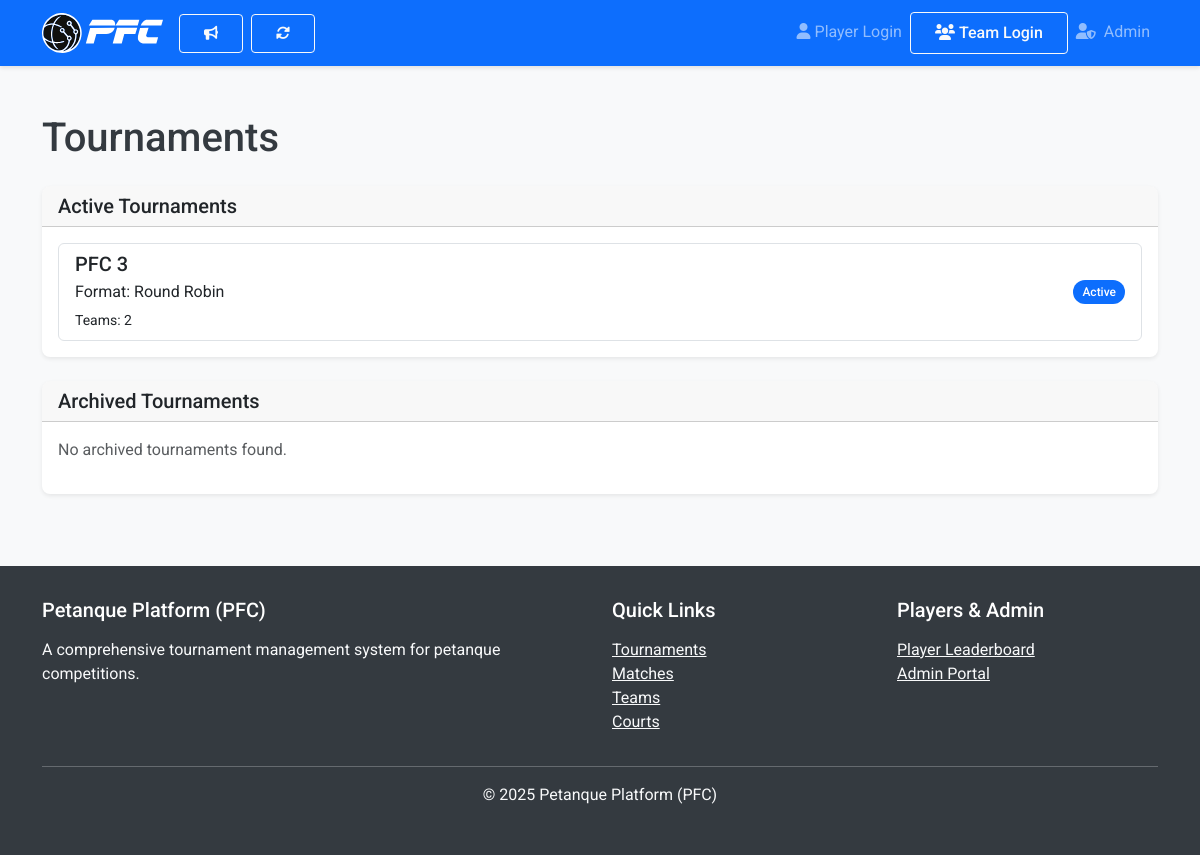
/tournaments/, run on the app's committed database.
### tournaments/models.py (models this page shows, shortened)
class Tournament(models.Model):
    TOURNAMENT_FORMATS = [
        ("round_robin", "Round Robin"),
        ("knockout", "Knockout"),
        ("swiss", "Swiss System"),
        ("multi_stage", "Multi-Stage"),
    ]
    PLAY_FORMATS = [
        ("triplets", "Triplets (3 players)"),
        ("doublets", "Doublets (2 players)"),
        ("tete_a_tete", "Tête-à-tête (1 player)"),
        ("mixed", "Mixed Formats"),
    ]
    AUTOMATION_STATUS_CHOICES = [
        ("idle", "Idle"),
        ("processing", "Processing"),
        ("error", "Error"),
        ("completed", "Completed"),
    ]
    name = models.CharField(max_length=100)
    description = models.TextField(blank=True, null=True)
    format = models.CharField(max_length=20, choices=TOURNAMENT_FORMATS, default="knockout")
    play_format = models.CharField(max_length=20, choices=PLAY_FORMATS)
    has_triplets = models.BooleanField(default=False)
    has_doublets = models.BooleanField(default=False)
    has_tete_a_tete = models.BooleanField(default=False)
    start_date = models.DateTimeField()
    end_date = models.DateTimeField()
    is_active = models.BooleanField(default=True)
    is_archived = models.BooleanField(default=False)
    is_multi_stage = models.BooleanField(default=False)
    teams = models.ManyToManyField(Team, through="TournamentTeam")
    courts = models.ManyToManyField(Court, through="TournamentCourt")
    created_at = models.DateTimeField(auto_now_add=True)
    updated_at = models.DateTimeField(auto_now=True)
    current_round_number = models.PositiveIntegerField(null=True, blank=True, default=0, help_text="Current round being played or 0 if not started")
    automation_status = models.CharField(max_length=20, choices=AUTOMATION_STATUS_CHOICES, default="idle", help_text="Status of the automated round generation")
    allowed_match_types = models.JSONField(
        default=dict,
        blank=True,
        help_text="Configuration for allowed match types (doublet, triplet, tete_a_tete) and mixed matches"
    )

### tournaments/views.py (the view)
# urls.py: path('', views.tournament_list, name='tournament_list'),
def tournament_list(request):
    active_tournaments = Tournament.objects.filter(is_active=True, is_archived=False)
    archived_tournaments = Tournament.objects.filter(is_archived=True)
    context = {
        'active_tournaments': active_tournaments,
        'archived_tournaments': archived_tournaments,
    }
    return render(request, 'tournaments/tournament_list.html', context)

### pfc_core/context_processors.py (called while the page is built)
def auth_context(request):
    codename_context = SessionManager.get_session_context(request)
    team_context = TeamSessionManager.get_team_session_data(request)
    return {
        **codename_context,
        'team_session': team_context
    }

### pfc_core/session_utils.py (called while the page is built)
    @staticmethod
    def get_logged_in_codename(request):
        if request.session.get('session_active'):
            return request.session.get('player_codename')
        return None

    @staticmethod
    def is_logged_in(request):
        return bool(request.session.get('session_active') and
                   request.session.get('player_codename'))

    @staticmethod
    def get_logged_in_pin(request):
        if request.session.get('team_session_active'):
            return request.session.get('team_pin')
        return None

    @staticmethod
    def is_team_logged_in(request):
        return bool(request.session.get('team_session_active') and
                   request.session.get('team_pin'))

### pfc_core/team_session_utils.py (called while the page is built)
    @classmethod
    def get_team_pin(cls, request):
        return request.session.get(cls.SESSION_KEY)

    @classmethod
    def get_team_name(cls, request):
        return request.session.get(cls.TEAM_NAME_KEY)

    @classmethod
    def is_team_logged_in(cls, request):
        return cls.SESSION_KEY in request.session

    @classmethod
    def get_remember_preference(cls, request):
        return request.session.get(cls.REMEMBER_KEY, False)

    @classmethod
    def get_team_session_data(cls, request):
        return {
            'team_pin': cls.get_team_pin(request),
            'team_name': cls.get_team_name(request),
            'is_logged_in': cls.is_team_logged_in(request),
            'remember_me': cls.get_remember_preference(request)
        }

### templates/tournaments/tournament_list.html (shortened to what this page needs)
{% extends 'base.html' %}
{% block content %}
<div class="container mt-4">
    <div class="row">
        <div class="col-12">
            <h1 class="mb-4">Tournaments</h1>
            <div class="card mb-4">
                <div class="card-header d-flex justify-content-between align-items-center">
                    <h5 class="mb-0">Active Tournaments</h5>
                </div>
                <div class="card-body">
                    {% if active_tournaments %}
                        <div class="list-group">
                            {% for tournament in active_tournaments %}
                                <a href="{% url 'tournament_detail' tournament.id %}" class="list-group-item list-group-item-action d-flex justify-content-between align-items-center">
                                    <div>
                                        <h5 class="mb-1">{{ tournament.name }}</h5>
                                        <p class="mb-1">Format: {{ tournament.get_format_display }}</p>
                                        <small>Teams: {{ tournament.teams.count }}</small>
                                    </div>
                                    <span class="badge bg-primary rounded-pill">Active</span>
                                </a>
                            {% endfor %}
                        </div>
                    {% else %}
                        <p class="text-muted">No active tournaments found.</p>
                    {% endif %}
                </div>
            </div>
            <div class="card">
                <div class="card-header">
                    <h5 class="mb-0">Archived Tournaments</h5>
                </div>
                <div class="card-body">
                    {% if archived_tournaments %}
                        <div class="list-group">
                            {% for tournament in archived_tournaments %}
                                <a href="{% url 'tournament_detail' tournament.id %}" class="list-group-item list-group-item-action d-flex justify-content-between align-items-center">
                                    <div>
                                        <h5 class="mb-1">{{ tournament.name }}</h5>
                                        <p class="mb-1">Format: {{ tournament.get_format_display }}</p>
                                        <small>Teams: {{ tournament.teams.count }}</small>
                                    </div>
                                    <span class="badge bg-secondary rounded-pill">Archived</span>
                                </a>
                            {% endfor %}
                        </div>
                    {% else %}
                        <p class="text-muted">No archived tournaments found.</p>
                    {% endif %}
                </div>
            </div>
        </div>
    </div>
</div>
{% endblock %}

### static/css/styles.css (style rules this page uses)
body { font-family: 'Roboto', sans-serif; background-color: #f8f9fa; color: #343a40; }
.card { border-radius: 0.5rem; border: none; box-shadow: 0 0.125rem 0.25rem rgba(0,0,0,0.075); transition: all 0.3s ease; }
.card-header { border-top-left-radius: 0.5rem !important; border-top-right-radius: 0.5rem !important; font-weight: 500; }
.badge { padding: 0.5em 0.75em; font-weight: 500; }

### data on the page
Tournament: name "PFC 3", format "Round Robin", teams.count "2"
